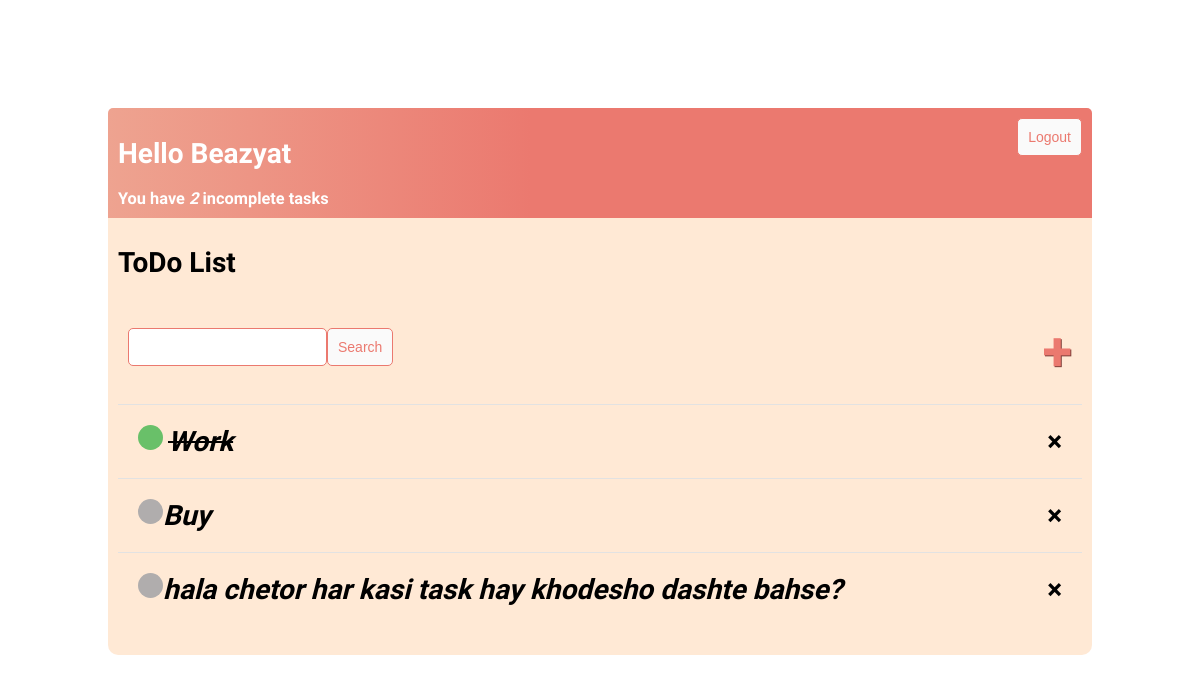
The app's page / (signed in), older data.
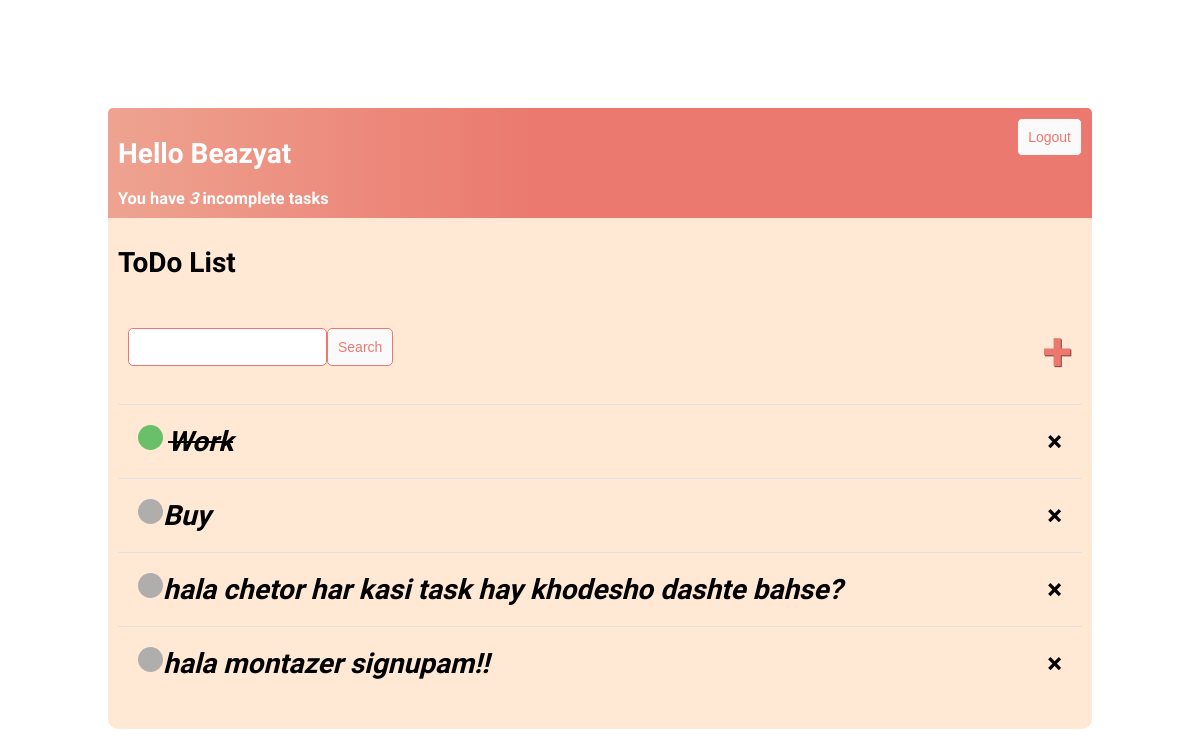
The same page, newer data.
### base/models.py (models this page shows)
class Task(models.Model):
    user = models.ForeignKey(
        User, on_delete=models.CASCADE, null=True, blank=True)
    title = models.CharField(max_length=200)
    description = models.TextField(null=True, blank=True)
    complete = models.BooleanField(default=False)
    created = models.DateTimeField(auto_now_add=True)
    def __str__(self):
        return self.title

### base/views.py (the view)
# urls.py: path('', TaskList.as_view(), name='tasks'),
class TaskList(ListView):  # kolan in class baray namayesh koli data hay har user hast
    model = Task
    context_object_name = 'tasks'
    def get_context_data(self, **kwargs):  # aval tarif mishe va in ke gharare data haye ro be sorat dict bgire
        context = super().get_context_data(**kwargs)  # kolan ye tabe pishfarze ke karesh ine be class data ezafe kone taht onvan context
        context['tasks'] = context['tasks'].filter(user=self.request.user.id)
        context['count'] = context['tasks'].filter(complete=False).count()
        search_input = self.request.GET.get('search-area') or ''
        if search_input:
            context['tasks'] = context['tasks'].filter(title__startswith=search_input)
        context['search_input'] = search_input  # in tike code va edamesh dar html task_list.html baesh mishe ba refresh search hat reset nashe
        return context

### base/templates/base/task_list.html (shortened to what this page needs)
{% extends 'base/main/main.html' %}
{% block content %}
<div class="header_bar">
    <div>
        <h1>Hello {{request.user|title}}</h1>
        <h3 style="margin:0">You have <i>{{count}}</i>  incomplete task{{ count|pluralize:"s" }} </h3>
    </div>
    {% if request.user.is_authenticated %}
     <form method="Post" action="{% url "logout" %}">
        <input class="button" type="submit" value="Logout">
    </form>
{% else %}
<form method="Post" action="{% url "login" %}">
    {%csrf_token%}
    <input class="button" type="submit" value="Login">{% endif %}
</div>
<div class="all">
<h1> ToDo List <h1>
<div id="search-add-wrapper">
    <form method="GET" style="margin-top: 20px; display: flex;">
        <input type="text" name='search-area' value='{{search_input}}''>
        <input class="button" type="submit" value="Search">
    </form>
    <a id="add-link" href="{% url 'task-create' %}">&#43;</a>
</div>
<div class="task-items-wrapper">
    {% for task in tasks %}
    <div class="task-wrapper">
        {% if task.complete  %}
        <div class="task-title">
            <div class="task-complete-icon"></div>
            <i><s><a href="{% url 'task-update' task.id%}">{{task}}</a></s></i>
        </div>
        <a class="delete_link" href={% url 'task-delete' task.id%}>&#215;</a>
        {% else %}
        <div class="task-title">
            <div class="task-incomplete-icon"></div>
            <i><a href"{% url 'task-update' task.id%}"">{{task}}</a></i>
        </div>
        <a class="delete-link" href={% url 'task-delete' task.id%}>&#215;</a>
        {% endif %}
</div>
        {% empty %}
        <h3>No items in list</h3>
        {% endfor %}
</div>
{% endblock content %}

Row changes from the older to the newer data that the page shows:
added Task: title "hala montazer signupam!!"
Text that changed along with them:
{{ count }}: "2" → "3"
